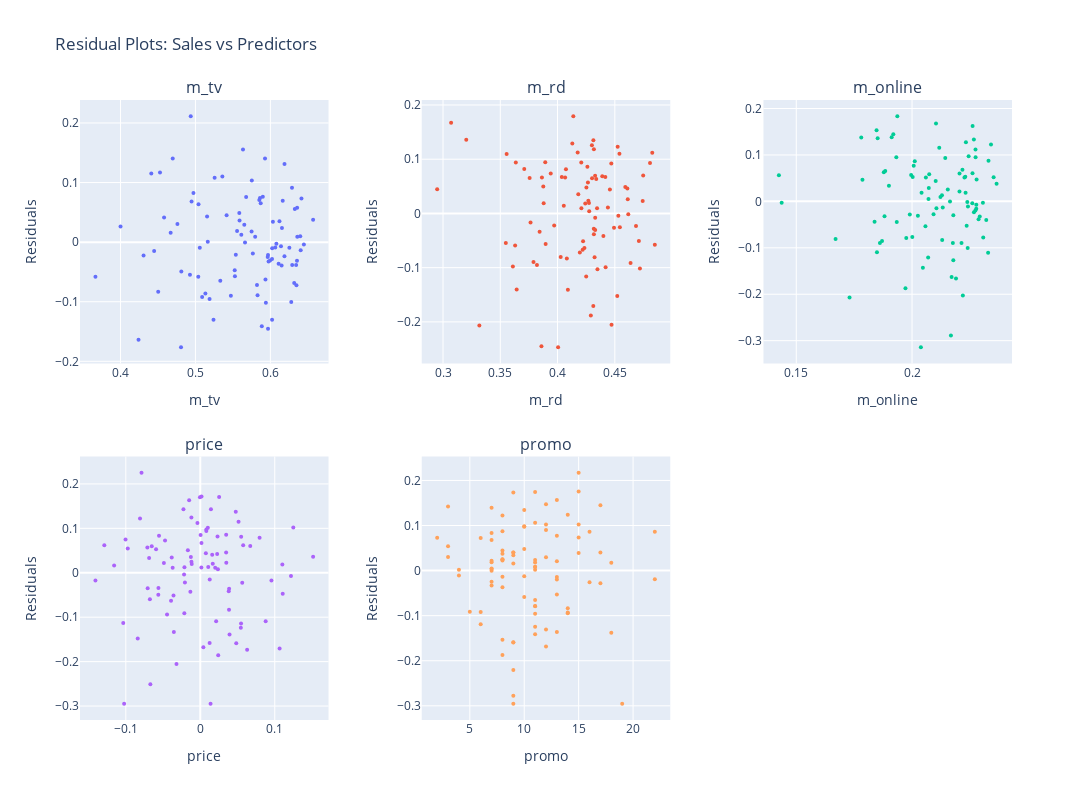

Notebook code for this chart:
### Code cell
import pandas as pd
import numpy as np
import plotly.subplots as sp
import plotly.graph_objects as go

predictor_cols = ['m_tv', 'm_rd', 'm_online', 'price', 'promo']
response_col = 'sales'

# Create a 2-row x 3-column subplot grid
fig = sp.make_subplots(rows=2, cols=3, subplot_titles=predictor_cols, vertical_spacing=0.15, horizontal_spacing=0.1)

for i, col in enumerate(predictor_cols):

    row_idx = 1 if i < 3 else 2
    col_idx = i + 1 if i < 3 else i - 2  # For second row: positions 1 and 2
    
    x = df[col]
    y = df[response_col]
    
    # Fit a linear regression (sales ~ predictor)
    slope, intercept = np.polyfit(x, y, 1)
    predicted = slope * x + intercept
    residuals = y - predicted

    trace = go.Scatter(x=x, y=residuals, mode='markers', marker=dict(size=4))
    fig.add_trace(trace, row=row_idx, col=col_idx)
    
    fig.update_xaxes(title_text=col, row=row_idx, col=col_idx)
    fig.update_yaxes(title_text='Residuals', row=row_idx, col=col_idx)

fig.update_layout(
    showlegend=False,
    height=800,
    width=1500,
    title_text="Residual Plots: Sales vs Predictors"
)

fig.show()
